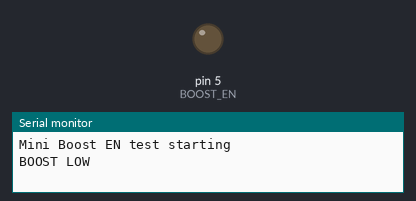
The sketch below on a simulated Arduino Uno, built with avr-gcc and run on an emulated ATmega328P. Parts: output pins drawn as LEDs (lit = HIGH), the last lines printed to the serial monitor.

Above: at 3.0 s.
At 8.7 s:
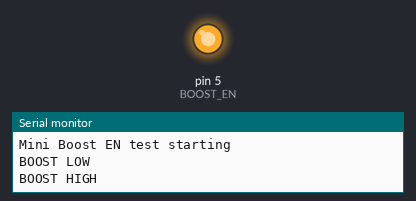
Timing chart, 0 to 15.0 s (numbered marks = the images above):
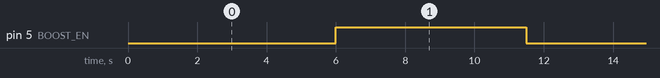

The sketch:

M0_MiniBoost_Test.ino
```cpp
const int BOOST_EN = 5;

void setup() {
  Serial.begin(115200);

  while (!Serial) {
    delay(10);
  }

  pinMode(BOOST_EN, OUTPUT);

  Serial.println("Mini Boost EN test starting");
}

void loop() {
  Serial.println("BOOST LOW");
  digitalWrite(BOOST_EN, LOW);
  delay(6000);

  Serial.println("BOOST HIGH");
  digitalWrite(BOOST_EN, HIGH);
  delay(5500);
}
```

Measured:
- by itself, pin 5 (BOOST_EN): alternates HIGH for 5.5 s and LOW for 6.0 s
